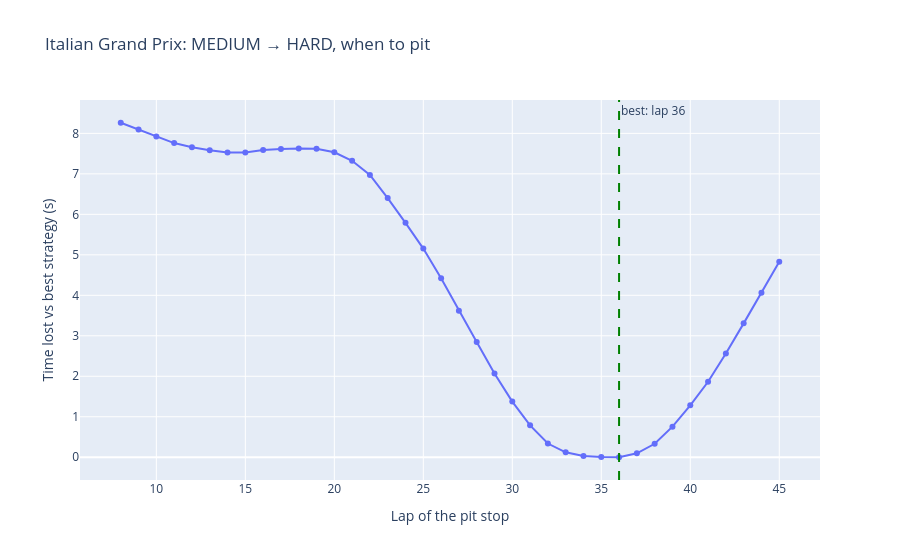

The notebook cell saved with this chart:
### Code cell
import plotly.express as px

sim["LossVsBest"] = sim["TotalDelta"] - sim["TotalDelta"].min()

fig = px.line(
    sim, x="PitLap", y="LossVsBest", markers=True,
    labels={"PitLap": "Lap of the pit stop", "LossVsBest": "Time lost vs best strategy (s)"},
    title=f"{event}: MEDIUM → HARD, when to pit",
)
fig.add_vline(x=best["PitLap"], line_dash="dash", line_color="green",
              annotation_text=f"best: lap {int(best['PitLap'])}")
fig.show()

### Figure 1 — Plotly figure (JSON) as saved in the notebook; plotly's stock layout.template omitted (floating-point values rounded to 4 significant figures)
{"data": [{"hovertemplate": "Lap of the pit stop=%{x}<br>Time lost vs best strategy (s)=%{y}<extra></extra>", "legendgroup": "", "line": {"color": "#636efa", "dash": "solid"}, "marker": {"symbol": "circle"}, "mode": "lines+markers", "name": "", "orientation": "v", "showlegend": false, "type": "scatter", "x": [8, 9, 10, 11, 12, 13, 14, 15, 16, 17, 18, 19, 20, 21, 22, 23, 24, 25, 26, 27, 28, 29, 30, 31, 32, 33, 34, 35, 36, 37, 38, 39, 40, 41, 42, 43, 44, 45], "xaxis": "x", "y": [8.262, 8.093, 7.921, 7.76, 7.659, 7.584, 7.527, 7.528, 7.588, 7.617, 7.624, 7.621, 7.533, 7.322, 6.973, 6.402, 5.79, 5.154, 4.421, 3.616, 2.849, 2.069, 1.374, 0.7879, 0.3383, 0.1227, 0.03348, 0.005219, 0.0, 0.09639, 0.3328, 0.7558, 1.282, 1.865, 2.561, 3.307, 4.064, 4.827], "yaxis": "y"}], "layout": {"annotations": [{"showarrow": false, "text": "best: lap 36", "x": 36, "xanchor": "left", "xref": "x", "y": 1, "yanchor": "top", "yref": "y domain"}], "legend": {"tracegroupgap": 0}, "shapes": [{"line": {"color": "green", "dash": "dash"}, "type": "line", "x0": 36, "x1": 36, "xref": "x", "y0": 0, "y1": 1, "yref": "y domain"}], "title": {"text": "Italian Grand Prix: MEDIUM → HARD, when to pit"}, "xaxis": {"anchor": "y", "domain": [0, 1], "title": {"text": "Lap of the pit stop"}}, "yaxis": {"anchor": "x", "domain": [0, 1], "title": {"text": "Time lost vs best strategy (s)"}}}}
